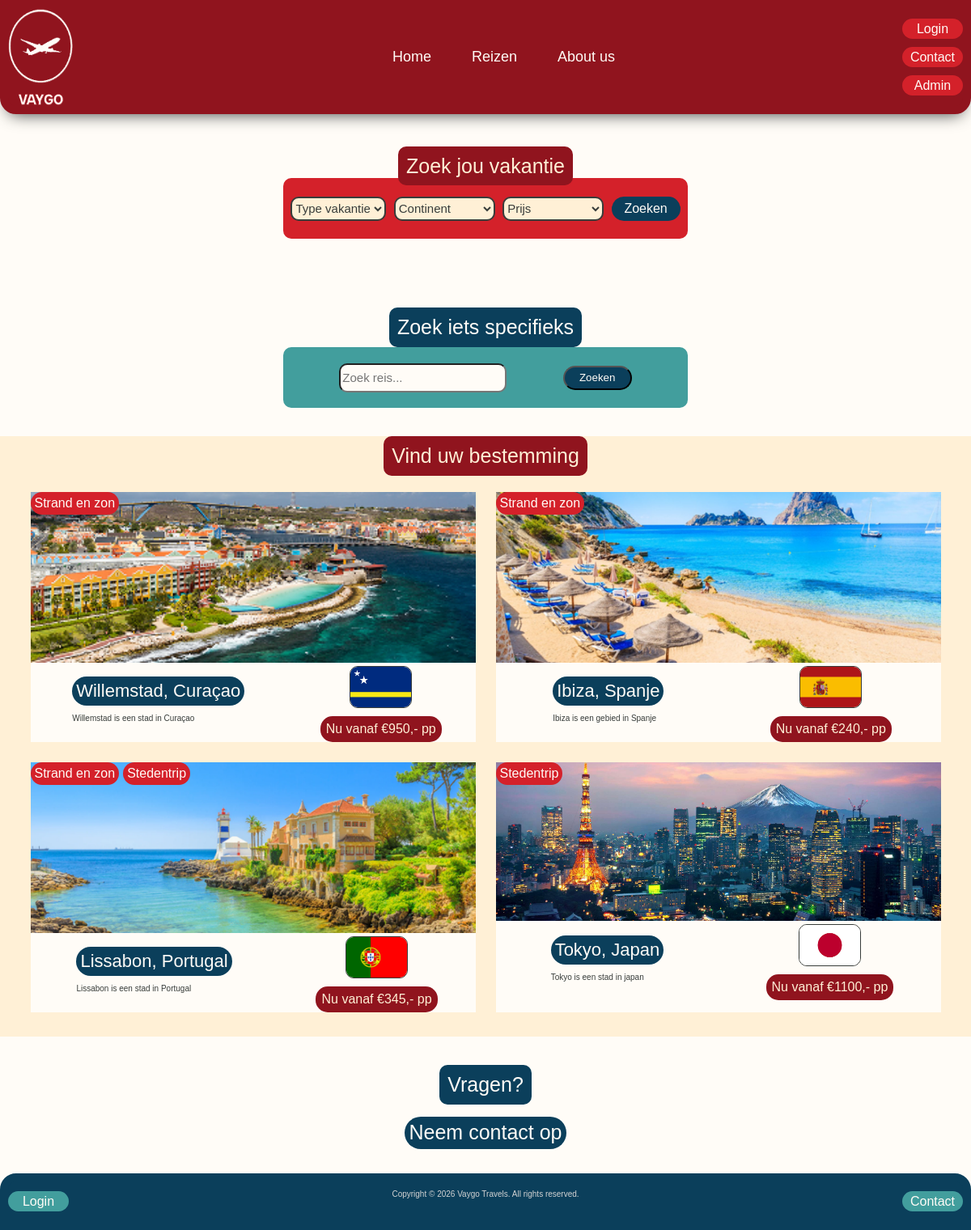
/reizen.php, run on an earlier commit of the app's database.
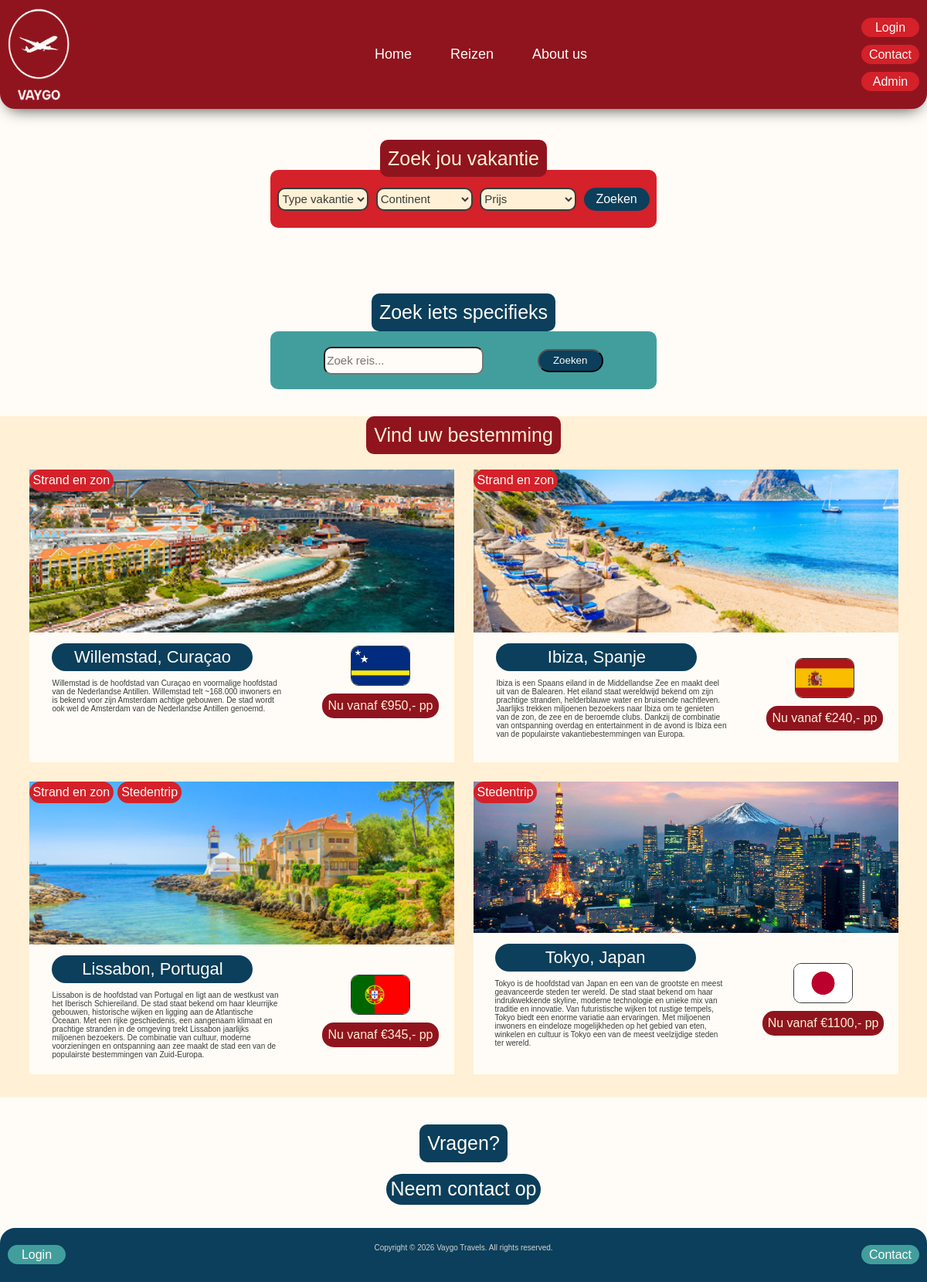
And on a later commit of the database.
### tables this page shows
CREATE TABLE `Reizen` (
  `Reis-id` int NOT NULL,
  `Bestemming` varchar(50) NOT NULL,
  `Land` varchar(50) NOT NULL,
  `korte-beschrijving` varchar(750) NOT NULL,
  `Prijs` int NOT NULL,
  `Vlag` varchar(250) NOT NULL,
  `Continent` varchar(50) NOT NULL,
  `Strand-en-zon` tinyint(1) NOT NULL,
  `Stedentrip` tinyint(1) NOT NULL,
  `Wintersport` tinyint(1) NOT NULL,
  `Natuur` tinyint(1) NOT NULL,
  `Cultuur` tinyint(1) NOT NULL,
  `Welkom-bericht` varchar(1000) NOT NULL,
  `Historie` varchar(1000) NOT NULL,
  `Wat-te-doen` varchar(1000) NOT NULL,
  `Achtergrond` varchar(1000) NOT NULL,
  `kaart-afbeelding` varchar(250) NOT NULL
);

### reizen.php (the view, shortened to what this page needs)
<?php
include_once 'includes/pdo.php';
?>
<!DOCTYPE html>
<html lang="en">
<head>
    <link rel="stylesheet" href="css/style.css">
</head>
<body>
    <header>
        <img src="img/logo-vaygo.png" alt="logo Vaygo">
        <?php
        include_once 'includes/header.php';
        ?>
    </header>
    <main>
        <div class="main-reizen">
            <div class="reizen-header">
                <div>
                    <span class="title-block">Zoek jou vakantie</span>
                    <div class="find-vacations">
                        <select class="dropdown-selection" name="type">
                            <option value="">Type vakantie</option>
                        </select>
                        <select class="dropdown-selection" name="continent">
                            <option value="">Continent</option>
                        </select>
                        <select class="dropdown-selection" name="continent">
                            <option value="">Prijs</option>
                        </select>
                        <div class="search-button">
                            <a href="index.php">Zoeken</a>
                        </div>
                    </div>
                </div>
            </div>
            <div class="specific-search">
                <span class="title-block-alt">Zoek iets specifieks</span>
                <div class="searchbar">
                    <form>
                        <input type="text" name="search" placeholder="Zoek reis...">
                        <button type="submit">Zoeken</button>
                    </form>
                </div>
            </div>
            <div class="destinations-index">
                <span class="title-block">Vind uw bestemming</span>
                <div class="destinations-flex">
                    <?php
                        $sql = "SELECT * FROM Reizen";
                        $statement = $pdo->prepare($sql);
                        $statement->execute();
                        $reizen = $statement->fetchAll();
                        foreach($reizen as $reis) { ?>
                    <div class="one-destination">
                        <div class="image-label">
                            <div class="label-box">
                                <?php
                                    if ($reis['Strand-en-zon'] == 1) {
                                        echo "<div class='index-label'>Strand en zon</div>";
                                    }
                                    if ($reis['Stedentrip'] == 1) {
                                        echo "<div class='index-label'>Stedentrip</div>";
                                    }
                                ?>
                            </div>
                            <?php echo "<img src='img/" . $reis['kaart-afbeelding'] . "' alt='Bestemming image'>"?>
                        </div>
                        <div class="info-bestemming">
                            <div class="text-info-bestemming">
                                <div class="titel-bestemming"><?php echo $reis['Bestemming'] ?>, <?php echo $reis['Land'] ?></div>
                                <p> <?php echo $reis['korte-beschrijving'] ?> </p>
                            </div>
                            <div class="vlag-prijs">
                                <img src="img/<?php echo $reis['Vlag'] ?>" alt="vlag image">
                                <a href="">Nu vanaf €<?php echo $reis['Prijs'] ?>,- pp</a>
                            </div>
                        </div>
                    </div>
                    <?php } ?>
                </div>
            </div>
            <div class="vragen-reizen">
                <span class="title-block-alt">Vragen?</span>
                <a href="contact.php">
                    <button class="action-button">Neem contact op</button>
                </a>
            </div>
        </div>
    </main>
    <footer>
    <?php
    include_once 'includes/footer.php';
    ?>
    </footer>
</body>
</html>

### includes/header.php
<div class="header-links">
    <nav>
        <ul>
            <li><a href="index.php">Home</a></li>
            <li><a href="reizen.php">Reizen</a></li>
            <li><a href="aboutus.php">About us</a></li>
        </ul>
    </nav>
</div>
<div class="buttons">
    <?php
    if (isset($_SESSION['logged-in']) && $_SESSION['logged-in'] = true) {
        echo "<a href='logout.php'> Uitloggen </a>";
    } else {
       echo "<a href='inlog.php'>Login</a>";;
    }
    ?>
    <a href="contact.php">Contact</a>
    <a href="admin.php">Admin</a>
</div>

### includes/footer.php
<div class="footer">
    <div class="button">
        <a href="inlog.php">Login</a>
    </div>
    <div class="copyright">
        <p>Copyright &copy; 2026 Vaygo Travels. All rights reserved.</p>
    </div>
    <div class="button">
        <a href="contact.php">Contact</a>
    </div>
</div>

What changed in the data, as far as the page shows it:
changed reizen "Willemstad": value "Willemstad is een stad in Curaçao" → "Willemstad is de hoofdstad van Curaçao en voormalige hoofdstad van de Nederlandse Antillen. Willemstad telt ~168.000 inwoners en is bekend voor zijn Amsterdam achtige gebouwen. De stad wordt ook wel de Amsterdam van de Nederlandse Antillen genoemd."
changed reizen "Ibiza": value "Ibiza is een gebied in Spanje" → "Ibiza is een Spaans eiland in de Middellandse Zee en maakt deel uit van de Balearen. Het eiland staat wereldwijd bekend om zijn prachtige stranden, helderblauwe water en bruisende nachtleven. Jaarlijks trekken miljoenen bezoekers naar Ibiza om te genieten van de zon, de zee en de beroemde clubs. Dankzij de combinatie van ontspanning overdag en entertainment in de avond is Ibiza een van de populairste vakantiebestemmingen van Europa."
changed reizen "Lissabon": value "Lissabon is een stad in Portugal" → "Lissabon is de hoofdstad van Portugal en ligt aan de westkust van het Iberisch Schiereiland. De stad staat bekend om haar kleurrijke gebouwen, historische wijken en ligging aan de Atlantische Oceaan. Met een rijke geschiedenis, een aangenaam klimaat en prachtige stranden in de omgeving trekt Lissabon jaarlijks miljoenen bezoekers. De combinatie van cultuur, moderne voorzieningen en ontspanning aan zee maakt de stad een van de populairste bestemmingen van Zuid-Europa."
changed reizen "Tokyo": value "Tokyo is een stad in japan" → "Tokyo is de hoofdstad van Japan en een van de grootste en meest geavanceerde steden ter wereld. De stad staat bekend om haar indrukwekkende skyline, moderne technologie en unieke mix van traditie en innovatie. Van futuristische wijken tot rustige tempels, Tokyo biedt een enorme variatie aan ervaringen. Met miljoenen inwoners en eindeloze mogelijkheden op het gebied van eten, winkelen en cultuur is Tokyo een van de meest veelzijdige steden ter wereld."
